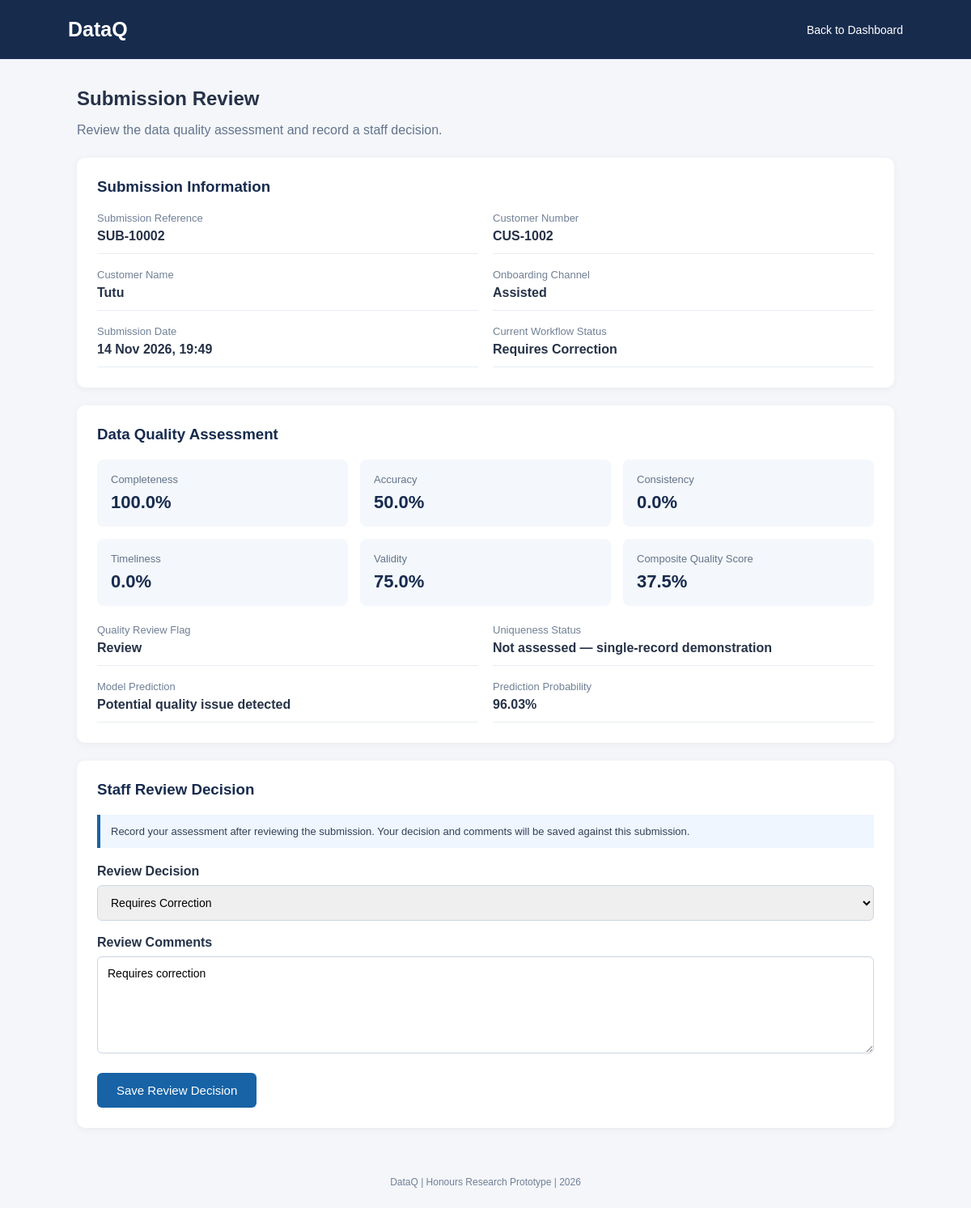
Page /review/2 (signed in) on the committed database.
### prototype/app.py (models this page shows)
class Submission(db.Model):
    id = db.Column(db.Integer, primary_key=True)
    submission_reference = db.Column(
        db.String(40),
        unique=True,
        nullable=False
    )
    customer_id = db.Column(
        db.Integer,
        db.ForeignKey("customer.id"),
        nullable=False
    )
    onboarding_channel = db.Column(db.String(30))
    completeness = db.Column(db.Float)
    accuracy = db.Column(db.Float)
    consistency = db.Column(db.Float)
    timeliness = db.Column(db.Float)
    validity = db.Column(db.Float)
    composite_score = db.Column(db.Float)
    review_flag = db.Column(db.String(30))
    uniqueness_status = db.Column(db.String(100))
    model_prediction = db.Column(db.String(50))
    prediction_probability = db.Column(db.Float)
    workflow_status = db.Column(
        db.String(30),
        default="Pending Review",
        nullable=False
    )
    created_at = db.Column(
        db.DateTime,
        server_default=db.func.now()
    )
    customer = db.relationship(
        "Customer",
        back_populates="submissions"
    )
    staff_review = db.relationship(
        "StaffReview",
        back_populates="submission",
        uselist=False,
        cascade="all, delete-orphan"
    )

class Customer(db.Model):
    id = db.Column(db.Integer, primary_key=True)
    customer_number = db.Column(
        db.String(30),
        unique=True,
        nullable=False
    )
    customer_match_key = db.Column(
        db.String(64),
        unique=True,
        nullable=True
    )
    identification_document_type = db.Column(
    db.String(30),
    nullable=True
    )
    issuing_country = db.Column(
    db.String(100),
    nullable=True
    )
    full_name = db.Column(db.String(150), nullable=True)
    date_of_birth = db.Column(db.String(20))
    phone = db.Column(db.String(30))
    address = db.Column(db.String(250))
    occupation = db.Column(db.String(100))
    monthly_income = db.Column(db.Float)
    created_at = db.Column(
        db.DateTime,
        server_default=db.func.now()
    )
    submissions = db.relationship(
        "Submission",
        back_populates="customer",
        cascade="all, delete-orphan"
    )

class StaffReview(db.Model):
    id = db.Column(db.Integer, primary_key=True)
    submission_id = db.Column(
        db.Integer,
        db.ForeignKey("submission.id"),
        unique=True,
        nullable=False
    )
    decision = db.Column(db.String(50))
    comments = db.Column(db.Text)
    reviewed_at = db.Column(
        db.DateTime,
        server_default=db.func.now()
    )
    submission = db.relationship(
        "Submission",
        back_populates="staff_review"
    )

### prototype/app.py (the view, shortened to what this page needs)
@app.route("/review/<int:submission_id>", methods=["GET", "POST"])
def review_submission(submission_id):
    if not session.get("staff_authenticated"):
        return redirect(url_for("staff_login"))
    submission = db.session.get(Submission, submission_id)
    if submission is None:
        return "Submission not found.", 404
    if submission.created_at is not None:
        stored_time = submission.created_at
        if stored_time.tzinfo is None:
            stored_time = stored_time.replace(tzinfo=timezone.utc)
        submission_time = stored_time.astimezone(
            timezone(timedelta(hours=2))
        )
    return render_template(
        "review_submission.html",
        submission=submission,
        submission_time=submission_time
    )

### prototype/templates/review_submission.html (shortened to what this page needs)
<!DOCTYPE html>
<html lang="en">
<head>
</head>
<body>
<header>
    <h1>DataQ</h1>
    <a href="{{ url_for('dashboard') }}">Back to Dashboard</a>
</header>
<main>
    <div class="page-heading">
        <h2>Submission Review</h2>
        <p>Review the data quality assessment and record a staff decision.</p>
    </div>
    <div class="panel">
        <h3>Submission Information</h3>
        <div class="details-grid">
            <div class="detail">
                <span class="detail-label">Submission Reference</span>
                <span class="detail-value">
                    {{ submission.submission_reference }}
                </span>
            </div>
            <div class="detail">
                <span class="detail-label">Customer Number</span>
                <span class="detail-value">
                    {{ submission.customer.customer_number }}
                </span>
            </div>
            <div class="detail">
                <span class="detail-label">Customer Name</span>
                <span class="detail-value">
                    {{ submission.customer.full_name or "Not provided" }}
                </span>
            </div>
            <div class="detail">
                <span class="detail-label">Onboarding Channel</span>
                <span class="detail-value">
                    {{ submission.onboarding_channel or "Not specified" }}
                </span>
            </div>
            <div class="detail">
                <span class="detail-label">Submission Date</span>
                <span class="detail-value">
                    {{ submission_time.strftime('%d %b %Y, %H:%M') if submission_time else "Not available" }}
                </span>
            </div>
            <div class="detail">
                <span class="detail-label">Current Workflow Status</span>
                <span class="detail-value">
                    {{ submission.workflow_status }}
                </span>
            </div>
        </div>
    </div>
    <div class="panel">
        <h3>Data Quality Assessment</h3>
        <div class="score-grid">
            <div class="score">
                <span>Completeness</span>
                <strong>{{ submission.completeness }}%</strong>
            </div>
            <div class="score">
                <span>Accuracy</span>
                <strong>{{ submission.accuracy }}%</strong>
            </div>
            <div class="score">
                <span>Consistency</span>
                <strong>{{ submission.consistency }}%</strong>
            </div>
            <div class="score">
                <span>Timeliness</span>
                <strong>{{ submission.timeliness }}%</strong>
            </div>
            <div class="score">
                <span>Validity</span>
                <strong>{{ submission.validity }}%</strong>
            </div>
            <div class="score">
                <span>Composite Quality Score</span>
                <strong>{{ submission.composite_score }}%</strong>
            </div>
        </div>
        <div class="details-grid" style="margin-top: 22px;">
            <div class="detail">
                <span class="detail-label">Quality Review Flag</span>
                <span class="detail-value">{{ submission.review_flag }}</span>
            </div>
            <div class="detail">
                <span class="detail-label">Uniqueness Status</span>
                <span class="detail-value">{{ submission.uniqueness_status }}</span>
            </div>
            <div class="detail">
                <span class="detail-label">Model Prediction</span>
                <span class="detail-value">{{ submission.model_prediction }}</span>
            </div>
            <div class="detail">
                <span class="detail-label">Prediction Probability</span>
                <span class="detail-value">
                    {{ "%.2f"|format(submission.prediction_probability) }}%
                </span>
            </div>
        </div>
    </div>
    <div class="panel">
        <h3>Staff Review Decision</h3>
        <div class="notice">
            Record your assessment after reviewing the submission.
            Your decision and comments will be saved against this submission.
        </div>
        <form method="POST">
            <label for="decision">Review Decision</label>
            <select id="decision" name="decision" required>
                <option value="Requires Correction"
                    {% if submission.staff_review and submission.staff_review.decision == "Requires Correction" %}selected{% endif %}>
                    Requires Correction
                </option>
            </select>
            <label for="comments">Review Comments</label>
            <textarea
                id="comments"
                name="comments"
                placeholder="Enter your review observations and reasons for the decision..."
            >{{ submission.staff_review.comments if submission.staff_review else "" }}</textarea>
            <button type="submit">
                Save Review Decision
            </button>
        </form>
    </div>
</main>
<footer>
    DataQ | Honours Research Prototype | 2026
</footer>
</body>
</html>

### prototype/templates/review_submission.html (style rules this page uses)
* { box-sizing: border-box; }
body { margin: 0; font-family: Arial, sans-serif; background: #f4f6fa; color: #263247; }
header { background: #172b4d; color: white; padding: 22px 7%; display: flex; justify-content: space-between; align-items: center; }
header h1 { margin: 0; font-size: 25px; }
header a { color: white; text-decoration: none; font-size: 14px; }
main { max-width: 1050px; margin: 35px auto; padding: 0 20px; }
.page-heading { margin-bottom: 25px; }
.page-heading h2 { margin-bottom: 8px; }
.page-heading p { color: #64748b; }
.panel { background: white; border-radius: 10px; padding: 25px; margin-bottom: 22px; box-shadow: 0 2px 10px rgba(0,0,0,0.05); }
.panel h3 { margin-top: 0; margin-bottom: 20px; color: #172b4d; }
.details-grid { display: grid; grid-template-columns: repeat(2, 1fr); gap: 18px; }
.detail { border-bottom: 1px solid #e8edf3; padding-bottom: 12px; }
.detail-label { display: block; color: #718096; font-size: 13px; margin-bottom: 6px; }
.detail-value { font-weight: 600; overflow-wrap: anywhere; }
.score-grid { display: grid; grid-template-columns: repeat(3, 1fr); gap: 15px; }
.score { background: #f4f7fb; padding: 17px; border-radius: 8px; }
.score span { display: block; color: #64748b; font-size: 13px; margin-bottom: 8px; }
.score strong { font-size: 22px; color: #172b4d; }
label { display: block; font-weight: 600; margin: 18px 0 8px; }
select, textarea { width: 100%; padding: 12px; border: 1px solid #cbd5e1; border-radius: 6px; font-size: 14px; font-family: Arial, sans-serif; }
textarea { min-height: 120px; resize: vertical; }
button { margin-top: 20px; background: #1763a6; color: white; border: none; padding: 13px 24px; border-radius: 6px; font-size: 15px; cursor: pointer; }
.notice { background: #eff6ff; border-left: 4px solid #1763a6; padding: 13px; color: #334155; font-size: 13px; margin-bottom: 20px; }
footer { text-align: center; color: #718096; font-size: 12px; padding: 25px; }

### rows in the picture
Submission: submission_reference "SUB-10002", onboarding_channel "Assisted", workflow_status "Requires Correction", completeness "100.0", accuracy "50.0", consistency "0.0", timeliness "0.0", validity "75.0", composite_score "37.5", review_flag "Review", uniqueness_status "Not assessed — single-record demonstration", model_prediction "Potential quality issue detected", prediction_probability "96.03"
Customer: customer.customer_number "CUS-1002", customer "Tutu"
StaffReview: decision "Requires Correction", comments "Requires correction"
